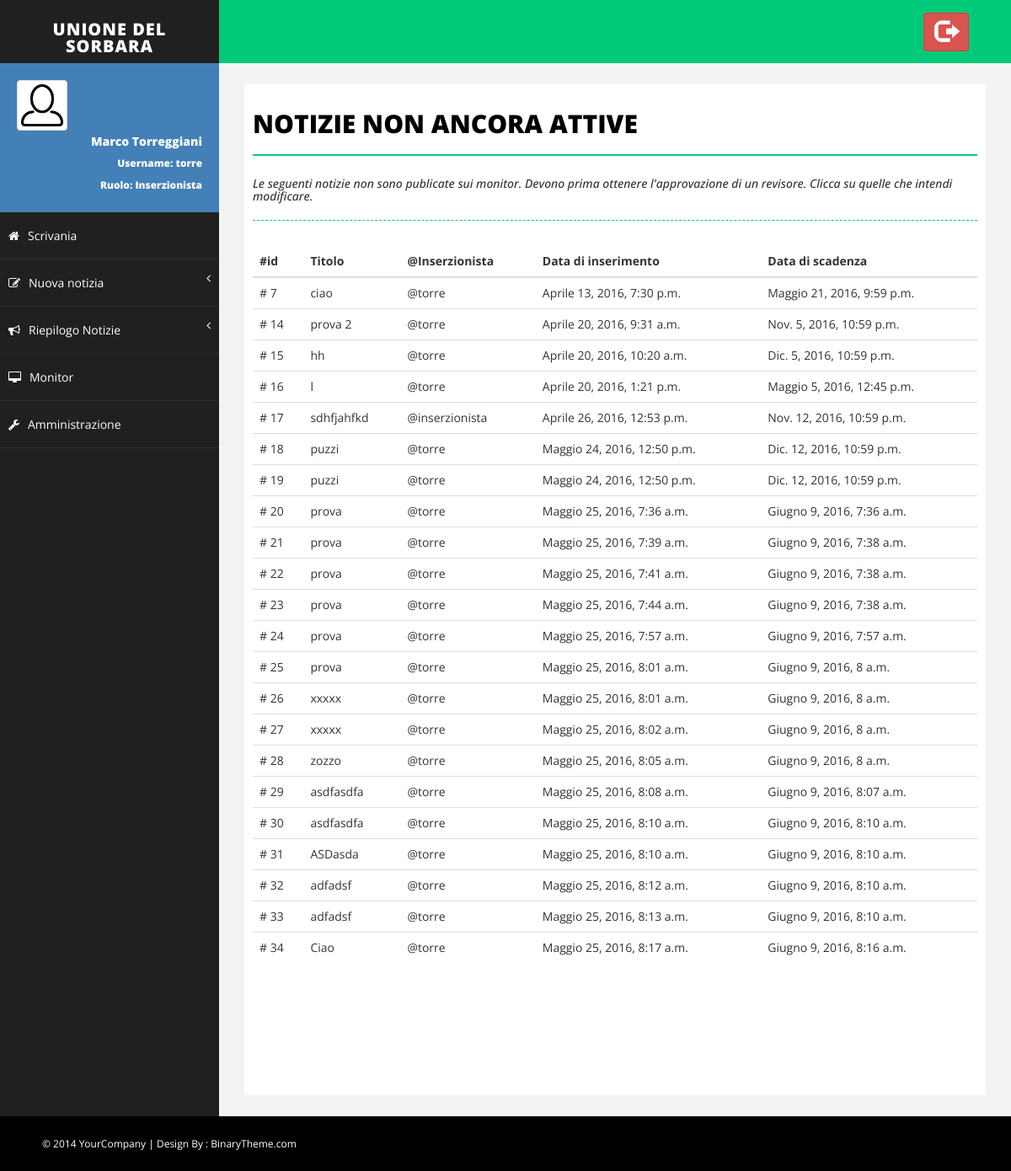
/notizie/non_attive/ (signed in), run on the app's committed database.
### Monitor/models.py (models this page shows, shortened)
class MyUser(AbstractUser):
    foto_profilo = models.ImageField(upload_to=get_nome_immagine_utente, default=settings.NO_PROFILO)
    notifiche = models.BooleanField(default=True)

class Notizia(models.Model):
    titolo = models.CharField(max_length=settings.MAX_LUN_TITOLO)
    descrizione = models.TextField(max_length=settings.MAX_LUN_DESCRIZIONE)
    immagine = models.ImageField(upload_to=get_nome_immagine_notizia, default=None, blank=True)
    approvata = models.BooleanField(default=False)
    inserzionista = models.ForeignKey(MyUser)
    data_inserimento = models.DateTimeField(default=timezone.now)
    data_scadenza = models.DateTimeField(default=timezone.now()+datetime.timedelta(days=15))

### Monitor/views.py (the view)
# urls.py: url(r'^notizie/non_attive/$', views.lista_notizie_da_approvare, name='lista_non_attive'),
@login_required(login_url='/login')
def lista_notizie_da_approvare(request):
    notizie = [notizia for notizia in Notizia.objects.all() if not notizia.approvata]
    return render(request, 'Monitor/notizie_non_attive.html', {'notizie': notizie})

### Monitor/templatetags/Monitor_extras.py (called while the page is built)
@register.filter(name='has_group')
def has_group(user, group_name):
    group = Group.objects.get(name=group_name)
    return True if group in user.groups.all() else False

@register.filter(name='is_admin')
def is_admin(user):
    return user.is_superuser

### Monitor/templates/Monitor/notizie_non_attive.html
{% extends 'Monitor/base.html' %}
{% load Monitor_extras %}
{% block body %}
    <div id="page-inner">
        <div class="row">
            <div class="col-md-12">
                <h1 class="page-head-line">Notizie Non ancora Attive</h1>
                <h1 class="page-subhead-line">Le seguenti notizie non sono publicate sui monitor.
                    Devono prima ottenere l'approvazione di un revisore.
                    Clicca su quelle che intendi modificare.</h1>
            </div>
        </div>
        {% if notizie|length == 0 %}
            <div class="panel">
                <div class="alert alert-success" role="alert">
                    Nessuna notizia non attiva!
                    Tutte le notizie publicate sono state approvate oppure non sono state inserite notizie.
                </div>
            </div>
        {% else %}
            <div class="table-responsive">
                <table class="table table-hover">
                    <thead>
                        <tr>
                            <th>#id</th>
                            <th>Titolo</th>
                            <th>@Inserzionista</th>
                            <th>Data di inserimento</th>
                            <th>Data di scadenza</th>
                        </tr>
                    </thead>
                    <tbody>
                        {% for notizia in notizie %}
                            {% if request.user|has_group:"Inserzionista" %}
                            <tr onclick = "location.href='{% url 'Monitor:modifica_notizia' notizia.id %}'">
                            {% else %}
                            <tr onclick = "location.href='{% url 'Monitor:approva_notizia' notizia.id %}'">
                            {% endif %}
                                <td># {{ notizia.id }}</td>
                                <td>{{ notizia.titolo }}</td>
                                <td>@{{ notizia.inserzionista }}</td>
                                <td>{{ notizia.data_inserimento}}</td>
                                <td>{{ notizia.data_scadenza }}</td>
                            </tr>
                        {% endfor %}
                    </tbody>
                </table>
            </div>
        {% endif %}
    </div>
{% endblock %}

### Monitor/templates/Monitor/base.html (shortened to what this page needs)
<!DOCTYPE html>
<html xmlns="http://www.w3.org/1999/xhtml">
<head>
    {% load staticfiles %}
    {% load Monitor_extras %}
    <link href="{% static 'Monitor/css/bootstrap.css' %}" rel="stylesheet" />
    <link href="{% static 'Monitor/css/font-awesome.css' %}" rel="stylesheet" />
    <link href="{% static 'Monitor/css/basic.css' %}" rel="stylesheet" />
    <link href="{% static 'Monitor/css/custom.css' %}" rel="stylesheet" />
    <link href="{% static 'Monitor/css/prettyPhoto.css' %}" rel="stylesheet">
</head>
<body>
    <div id="wrapper">
        <nav class="navbar navbar-default navbar-cls-top " role="navigation" style="margin-bottom: 0">
            <div class="navbar-header">
                <a class="navbar-brand" href="{% url 'Monitor:index' %}">Unione del Sorbara</a>
            </div>
            <div class="header-right">
				<a href="{% url 'Monitor:logout' %}" class="btn btn-danger" title="Logout">
                    <i class="glyphicon glyphicon-log-out fa-2x"></i>
                </a>
            </div>
        </nav>
        <nav class="navbar-default navbar-side" role="navigation">
            <div class="sidebar-collapse">
                <ul class="nav" id="main-menu">
                    <li>
                        <div class="user-img-div">
                            <img src="{{ request.user.foto_profilo.url }}" class="img-thumbnail" />
                            <div class="inner-text">
                                {{ request.user.first_name }} {{ request.user.last_name }}
                            <br />
                                <small>
                                    Username: {{ request.user.username }} <br />
                                    Ruolo:
                                    {% if request.user|has_group:"Revisore" %}
                                        Revisore
                                        {% elif request.user|has_group:"Inserzionista" %}
                                        Inserzionista
                                    {% endif %}
                                </small>
                            </div>
                        </div>
                    </li>
                    <li>
                        <a  href="{% url 'Monitor:index' %}"><i class="fa fa-home "></i>Scrivania</a>
                    </li>
                    {% if request.user|has_group:"Inserzionista" %}
                        <li>
                             <a href="#"><i class="fa fa-edit "></i>Nuova notizia<span class="fa arrow"></span></a>
                        </li>
                    {% endif %}
                    <li>
                         <a href="#"><i class="fa fa-bullhorn "></i>Riepilogo Notizie<span class="fa arrow"></span></a>
                    </li>
                    <li>
                        <a href="{% url 'Monitor:lista_monitor' %}"><i class="fa fa-desktop"> </i>Monitor</a>
                    </li>
                    {% if request.user|is_admin %}
                        <li>
                             <a href="{% url 'admin:index' %}"><i class="fa fa-wrench"> </i>Amministrazione</a>
                        </li>
                    {% endif %}
                </ul>
            </div>
        </nav>
        <div id="page-wrapper">
            {% block body %}
            {% endblock %}
        </div>
    </div>
    <div id="footer-sec">
        &copy; 2014 YourCompany | Design By : <a href="http://www.binarytheme.com/" target="_blank">BinaryTheme.com</a>
    </div>
</body>
</html>

### Monitor/static/Monitor/css/basic.css (style rules this page uses)
body { font-family: 'Open Sans', sans-serif; line-height:25px; }
#wrapper { width: 100%; background: #202020; }
#page-wrapper { padding: 15px 15px; min-height: 600px; background: #F3F3F3; }
#page-inner { width: 100%; margin: 10px 20px 10px 0px; background-color: #fff!important; padding: 10px; min-height: 1200px; }
.page-head-line { font-size: 30px; text-transform: uppercase; color: #000; font-weight: 800; padding-bottom: 20px; border-bottom: 2px solid #00CA79; margin-bottom: 10px; }
.page-subhead-line { font-size: 14px; padding-top: 5px; padding-bottom: 20px; font-style:italic; margin-bottom:30px; border-bottom:1px dashed #00CA79; }
.navbar-cls-top .navbar-brand { color: #fff; background: #202020; width: 260px; text-align: center; height: 75px; font-size: 20px; letter-spacing: 1px; font-weight: 900; padding-top: 25px; text-transform:uppercase; }
.header-right { color: #fff; padding: 15px 50px 5px 50px; float: right; font-size: 16px; }
.user-img-div { min-height: 140px; padding: 20px; background-color: #4380B8; }
.user-img-div img { max-height: 60px; }
.user-img-div .inner-text { text-align: right; position: relative; color: #fff; font-weight: 800; line-height: 25px; }
.arrow { float: right; }
.fa.arrow:before { content: "\f104"; }
.sidebar-collapse, .sidebar-collapse .nav { background: none; }
.sidebar-collapse .nav { padding: 0; }
.sidebar-collapse .nav > li > a { color: #fff; background: #202020; text-shadow: none; padding: 15px 40px; border-bottom: 1px solid #2F2E31; }
.sidebar-collapse > .nav > li > a { padding: 15px 10px; }
.navbar-side { border: none; background-color: #202020; }
.navbar-cls-top { background: #00CA79; border-bottom: none; }
.navbar-default { border: 0px solid black; }
.navbar-header { background: #000000; }
.nav > li > a > i { margin-right: 10px; }
#footer-sec { background-color:#000; padding:20px 50px; color:#fff; font-size:12px; }
#footer-sec a { color:#fff; }
@media (min-width:768px) { #page-wrapper { margin: 0 0 0 260px; padding: 15px 30px; min-height: 1200px; } }
@media (min-width:768px) { .navbar-side { z-index: 1; position: absolute; width: 260px; } }
@media (min-width:768px) { .navbar { border-radius: 0px; } }

### data on the page
MyUser: user.foto_profilo (picture), user.first_name "Marco", user.last_name "Torreggiani", user.username "torre"
Notizia: id "7", titolo "ciao", inserzionista "torre", data_inserimento "Aprile 13, 2016, 7:30 p.m.", data_scadenza "Maggio 21, 2016, 9:59 p.m."
Notizia: id "14", titolo "prova 2", inserzionista "torre", data_inserimento "Aprile 20, 2016, 9:31 a.m.", data_scadenza "Nov. 5, 2016, 10:59 p.m."
Notizia: id "15", titolo "hh", inserzionista "torre", data_inserimento "Aprile 20, 2016, 10:20 a.m.", data_scadenza "Dic. 5, 2016, 10:59 p.m."
Notizia: id "16", titolo "l", inserzionista "torre", data_inserimento "Aprile 20, 2016, 1:21 p.m.", data_scadenza "Maggio 5, 2016, 12:45 p.m."
Notizia: id "17", titolo "sdhfjahfkd", inserzionista "inserzionista", data_inserimento "Aprile 26, 2016, 12:53 p.m.", data_scadenza "Nov. 12, 2016, 10:59 p.m."
Notizia: id "18", titolo "puzzi", inserzionista "torre", data_inserimento "Maggio 24, 2016, 12:50 p.m.", data_scadenza "Dic. 12, 2016, 10:59 p.m."
Notizia: id "19", titolo "puzzi", inserzionista "torre", data_inserimento "Maggio 24, 2016, 12:50 p.m.", data_scadenza "Dic. 12, 2016, 10:59 p.m."
Notizia: id "20", titolo "prova", inserzionista "torre", data_inserimento "Maggio 25, 2016, 7:36 a.m.", data_scadenza "Giugno 9, 2016, 7:36 a.m."
Notizia: id "21", titolo "prova", inserzionista "torre", data_inserimento "Maggio 25, 2016, 7:39 a.m.", data_scadenza "Giugno 9, 2016, 7:38 a.m."
Notizia: id "22", titolo "prova", inserzionista "torre", data_inserimento "Maggio 25, 2016, 7:41 a.m.", data_scadenza "Giugno 9, 2016, 7:38 a.m."
Notizia: id "23", titolo "prova", inserzionista "torre", data_inserimento "Maggio 25, 2016, 7:44 a.m.", data_scadenza "Giugno 9, 2016, 7:38 a.m."
Notizia: id "24", titolo "prova", inserzionista "torre", data_inserimento "Maggio 25, 2016, 7:57 a.m.", data_scadenza "Giugno 9, 2016, 7:57 a.m."
Notizia: id "25", titolo "prova", inserzionista "torre", data_inserimento "Maggio 25, 2016, 8:01 a.m.", data_scadenza "Giugno 9, 2016, 8 a.m."
Notizia: id "26", titolo "xxxxx", inserzionista "torre", data_inserimento "Maggio 25, 2016, 8:01 a.m.", data_scadenza "Giugno 9, 2016, 8 a.m."
Notizia: id "27", titolo "xxxxx", inserzionista "torre", data_inserimento "Maggio 25, 2016, 8:02 a.m.", data_scadenza "Giugno 9, 2016, 8 a.m."
Notizia: id "28", titolo "zozzo", inserzionista "torre", data_inserimento "Maggio 25, 2016, 8:05 a.m.", data_scadenza "Giugno 9, 2016, 8 a.m."
Notizia: id "29", titolo "asdfasdfa", inserzionista "torre", data_inserimento "Maggio 25, 2016, 8:08 a.m.", data_scadenza "Giugno 9, 2016, 8:07 a.m."
Notizia: id "30", titolo "asdfasdfa", inserzionista "torre", data_inserimento "Maggio 25, 2016, 8:10 a.m.", data_scadenza "Giugno 9, 2016, 8:10 a.m."
Notizia: id "31", titolo "ASDasda", inserzionista "torre", data_inserimento "Maggio 25, 2016, 8:10 a.m.", data_scadenza "Giugno 9, 2016, 8:10 a.m."
Notizia: id "32", titolo "adfadsf", inserzionista "torre", data_inserimento "Maggio 25, 2016, 8:12 a.m.", data_scadenza "Giugno 9, 2016, 8:10 a.m."
Notizia: id "33", titolo "adfadsf", inserzionista "torre", data_inserimento "Maggio 25, 2016, 8:13 a.m.", data_scadenza "Giugno 9, 2016, 8:10 a.m."
Notizia: id "34", titolo "Ciao", inserzionista "torre", data_inserimento "Maggio 25, 2016, 8:17 a.m.", data_scadenza "Giugno 9, 2016, 8:16 a.m."
